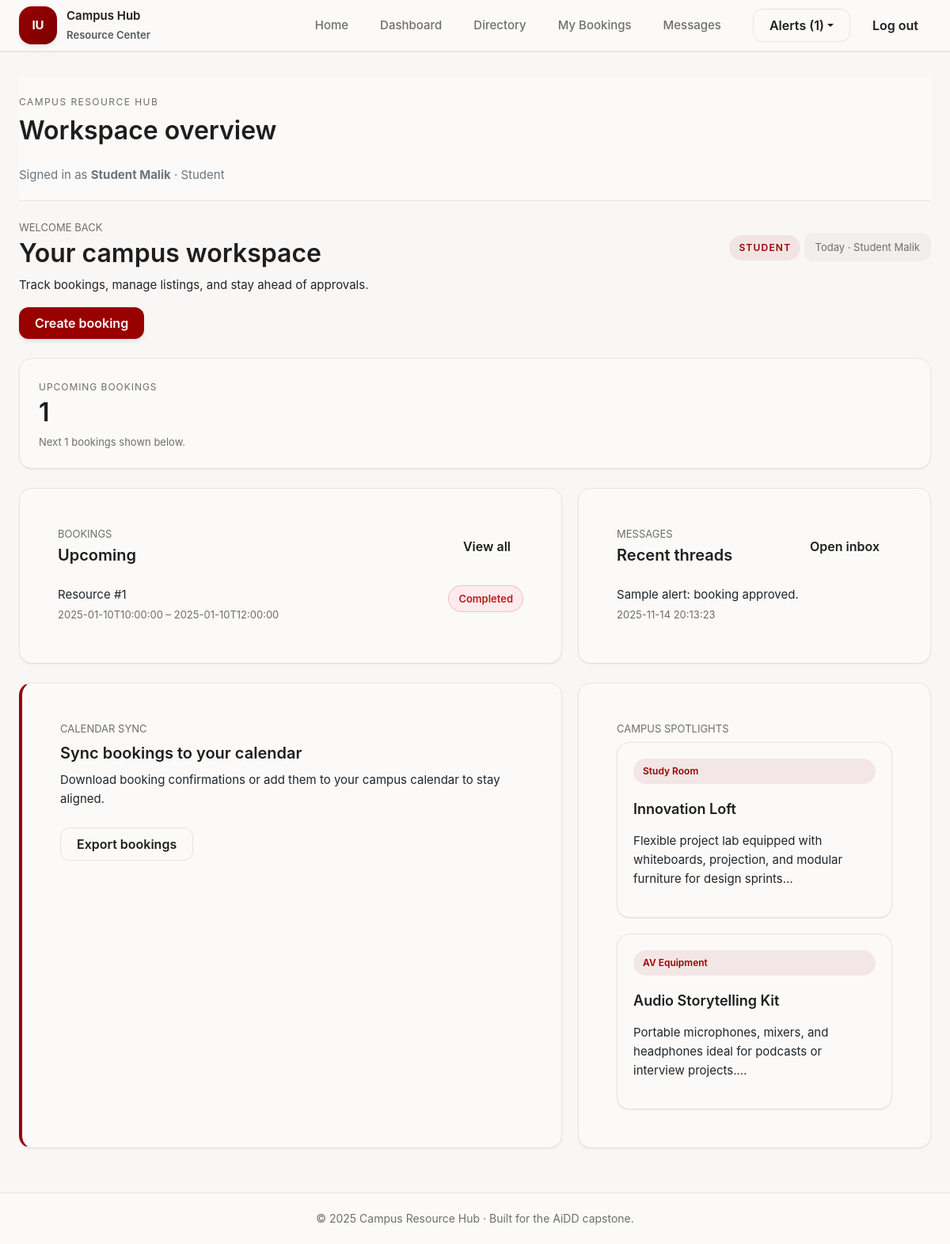
The app's page /dashboard/ (signed in) with its own data.
### tables this page shows
CREATE TABLE users (
    user_id INTEGER PRIMARY KEY AUTOINCREMENT,
    name TEXT NOT NULL,
    email TEXT NOT NULL UNIQUE,
    password_hash TEXT NOT NULL,
    role TEXT NOT NULL CHECK(role IN ('student','staff','admin')),
    department TEXT,
    email_verified INTEGER DEFAULT 0,
    created_at TEXT DEFAULT CURRENT_TIMESTAMP
);

CREATE TABLE bookings (
    booking_id INTEGER PRIMARY KEY AUTOINCREMENT,
    resource_id INTEGER NOT NULL,
    requester_id INTEGER NOT NULL,
    start_datetime TEXT NOT NULL,
    end_datetime TEXT NOT NULL,
    status TEXT NOT NULL DEFAULT 'pending',
    notes TEXT,
    owner_notes TEXT,
    decision_at TEXT,
    created_at TEXT DEFAULT CURRENT_TIMESTAMP,
    FOREIGN KEY(resource_id) REFERENCES resources(resource_id),
    FOREIGN KEY(requester_id) REFERENCES users(user_id)
);

CREATE TABLE notifications (
    notification_id INTEGER PRIMARY KEY AUTOINCREMENT,
    user_id INTEGER NOT NULL,
    message TEXT NOT NULL,
    is_read INTEGER NOT NULL DEFAULT 0,
    created_at TEXT DEFAULT CURRENT_TIMESTAMP,
    FOREIGN KEY(user_id) REFERENCES users(user_id)
);

CREATE TABLE resources (
    resource_id INTEGER PRIMARY KEY AUTOINCREMENT,
    owner_id INTEGER NOT NULL,
    title TEXT NOT NULL,
    summary TEXT NOT NULL,
    category TEXT NOT NULL,
    location TEXT NOT NULL,
    capacity INTEGER NOT NULL,
    availability_notes TEXT,
    status TEXT NOT NULL DEFAULT 'draft',
    created_at TEXT DEFAULT CURRENT_TIMESTAMP,
    updated_at TEXT DEFAULT CURRENT_TIMESTAMP,
    FOREIGN KEY(owner_id) REFERENCES users(user_id)
);

### src/controllers/dashboard_controller.py (the view)
@dashboard_bp.route('/')
@login_required
def overview():
    BookingDAL.mark_completed_for_past_reservations(datetime.utcnow().isoformat())
    listings = ResourceDAL.get_resources_by_owner(current_user.user_id)
    spotlight = ResourceDAL.get_featured_resources(limit=3)
    my_bookings = BookingDAL.get_bookings_by_requester(current_user.user_id)
    pending_actions = BookingDAL.get_actionable_for_owner(current_user.user_id)
    notifications = NotificationDAL.list_for_user(current_user.user_id)
    return render_template(
        'dashboard/overview.html',
        listings=listings,
        spotlight=spotlight,
        my_bookings=my_bookings,
        pending_actions=pending_actions,
        notifications=notifications,
    )

### src/data_access/booking_dal.py (called while the page is built)
    @staticmethod
    def _row(row) -> Optional[Booking]:
        if not row:
            return None
        return Booking(
            booking_id=row['booking_id'],
            resource_id=row['resource_id'],
            requester_id=row['requester_id'],
            start_datetime=row['start_datetime'],
            end_datetime=row['end_datetime'],
            status=row['status'],
            notes=row['notes'],
            owner_notes=row['owner_notes'],
            decision_at=row['decision_at'],
            created_at=row['created_at'],
        )

    @staticmethod
    def get_bookings_by_requester(user_id: int) -> List[Booking]:
        conn = get_connection()
        rows = conn.execute('SELECT * FROM bookings WHERE requester_id = ? ORDER BY start_datetime DESC', (user_id,)).fetchall()
        return [BookingDAL._row(row) for row in rows]

    @staticmethod
    def get_actionable_for_owner(owner_id: int) -> List[Booking]:
        conn = get_connection()
        rows = conn.execute(
            '''SELECT b.* FROM bookings b
               JOIN resources r ON r.resource_id = b.resource_id
               WHERE r.owner_id = ? AND b.status = 'pending'
               ORDER BY b.start_datetime ASC''',
            (owner_id,)
        ).fetchall()
        return [BookingDAL._row(row) for row in rows]

    @staticmethod
    def mark_completed_for_past_reservations(now_iso: str):
        conn = get_connection()
        conn.execute(
            '''UPDATE bookings
               SET status = 'completed'
               WHERE status = 'approved' AND end_datetime < ?''',
            (now_iso,)
        )
        conn.commit()

### src/data_access/db.py (called while the page is built)
def get_connection(close_only: bool = False) -> Optional[sqlite3.Connection]:
    if close_only:
        return getattr(g, '_database', None)
    conn = getattr(g, '_database', None)
    if conn is None:
        database_path = current_app.config['DATABASE_PATH']
        conn = g._database = sqlite3.connect(database_path, detect_types=sqlite3.PARSE_DECLTYPES)
        conn.row_factory = sqlite3.Row
    return conn

### src/data_access/notification_dal.py (called while the page is built)
    @staticmethod
    def list_for_user(user_id: int, limit: int = 10) -> List[dict]:
        conn = get_connection()
        rows = conn.execute(
            'SELECT * FROM notifications WHERE user_id = ? ORDER BY created_at DESC LIMIT ?',
            (user_id, limit)
        ).fetchall()
        return [dict(row) for row in rows]

### src/templates/dashboard/overview.html (shortened to what this page needs)
{% extends 'layout.html' %}
{% block page_heading %}Workspace overview{% endblock %}
{% block content %}
<section class="dashboard-hero">
    <div class="dashboard-hero-header">
        <div>
            <p class="text-caption text-uppercase mb-1">Welcome back</p>
            <h1 class="text-h1 mb-2">Your campus workspace</h1>
            <p class="text-body mb-0">Track bookings, manage listings, and stay ahead of approvals.</p>
        </div>
        <div class="text-end">
            <span class="role-chip">{{ current_user.role|upper if current_user else 'STUDENT' }}</span>
            <div class="calendar-pill mt-3">Today · {{ current_user.name if current_user else 'Guest' }}</div>
        </div>
    </div>
    <div class="d-flex gap-3 flex-wrap">
        <a href="{{ url_for('resource.browse') }}" class="btn btn-primary-iu">Create booking</a>
    </div>
</section>
<section class="stat-card-grid">
    <article class="stat-card">
        <p class="stat-label">Upcoming bookings</p>
        <p class="stat-value">{{ my_bookings|length }}</p>
        <p class="text-caption mb-0">Next {{ my_bookings|length if my_bookings|length < 3 else 3 }} bookings shown below.</p>
    </article>
</section>
<section class="dashboard-grid-two">
    <article class="card-surface p-5">
        <div class="d-flex justify-content-between align-items-center mb-4">
            <div>
                <p class="text-caption text-uppercase mb-1">Bookings</p>
                <h2 class="text-h3 mb-0">Upcoming</h2>
            </div>
            <a href="{{ url_for('booking.my_bookings') }}" class="btn btn-ghost-iu">View all</a>
        </div>
        {% if my_bookings %}
        <ul class="dashboard-list">
            {% for booking in my_bookings[:5] %}
            <li class="dashboard-list-item">
                <div>
                    <p class="text-body mb-1">Resource #{{ booking.resource_id }}</p>
                    <p class="text-caption mb-1">{{ booking.start_datetime }} – {{ booking.end_datetime }}</p>
                </div>
                <span class="status-pill {% if booking.status=='approved' %}success{% elif booking.status=='pending' %}warning{% else %}danger{% endif %}">{{ booking.status|title }}</span>
            </li>
            {% endfor %}
        </ul>
        {% else %}
        <p class="text-muted mb-0">No bookings yet. Start by browsing resources.</p>
        {% endif %}
    </article>
    <article class="card-surface p-5">
        <div class="d-flex justify-content-between align-items-center mb-4">
            <div>
                <p class="text-caption text-uppercase mb-1">Messages</p>
                <h2 class="text-h3 mb-0">Recent threads</h2>
            </div>
            <a href="{{ url_for('message.inbox') }}" class="btn btn-ghost-iu">Open inbox</a>
        </div>
        {% if notifications %}
        <ul class="dashboard-list">
            {% for note in notifications[:4] %}
            <li class="dashboard-list-item">
                <div>
                    <p class="text-body mb-1">{{ note['message'] }}</p>
                    <p class="text-caption mb-0">{{ note['created_at'] }}</p>
                </div>
            </li>
            {% endfor %}
        </ul>
        {% else %}
        <p class="text-muted mb-0">No messages yet. Keep an eye on your inbox.</p>
        {% endif %}
    </article>
</section>
<section class="dashboard-grid-two">
    <article class="card-surface p-5 callout-card">
        <p class="text-caption text-uppercase mb-2">Calendar sync</p>
        <h2 class="text-h3 mb-2">Sync bookings to your calendar</h2>
        <p class="text-body mb-4">Download booking confirmations or add them to your campus calendar to stay aligned.</p>
        <a class="btn btn-secondary-iu" href="{{ url_for('booking.my_bookings') }}">Export bookings</a>
    </article>
    <article class="card-surface p-5">
        <p class="text-caption text-uppercase mb-2">Campus spotlights</p>
        <div class="resource-grid">
            {% for resource in spotlight[:3] %}
            <article class="resource-card">
                <span class="badge-pill mb-2">{{ resource.category }}</span>
                <h4 class="text-h4 mb-1">{{ resource.title }}</h4>
                <p class="text-body">{{ resource.summary[:100] }}&hellip;</p>
            </article>
            {% endfor %}
        </div>
    </article>
</section>
{% endblock %}

### src/templates/layout.html (shortened to what this page needs)
<!DOCTYPE html>
<html lang="en">
<head>
    <link href="https://cdn.jsdelivr.net/npm/bootstrap@5.3.3/dist/css/bootstrap.min.css" rel="stylesheet">
    <link rel="stylesheet" href="{{ url_for('static', filename='css/app.css') }}?v={{ current_year }}">
</head>
<body>
    <div class="app-shell">
        <nav class="global-nav navbar navbar-expand-lg navbar-light" aria-label="Primary">
            <div class="app-container d-flex flex-wrap align-items-center">
                <a class="brand-mark me-auto" href="{{ url_for('site.home') }}">
                    <span class="brand-icon">IU</span>
                    <div>
                        <span class="d-block">Campus Hub</span>
                        <small class="text-muted">Resource Center</small>
                    </div>
                </a>
                <div class="collapse navbar-collapse" id="primaryNav">
                    <ul class="navbar-nav ms-auto align-items-lg-center gap-2">
                        <li class="nav-item"><a class="nav-pill" href="{{ url_for('site.home') }}">Home</a></li>
                        <li class="nav-item"><a class="nav-pill" href="{{ url_for('dashboard.overview') }}">Dashboard</a></li>
                        <li class="nav-item"><a class="nav-pill" href="{{ url_for('resource.browse') }}">Directory</a></li>
                        {% if current_user.is_authenticated %}
                        <li class="nav-item"><a class="nav-pill" href="{{ url_for('booking.my_bookings') }}">My Bookings</a></li>
                        <li class="nav-item"><a class="nav-pill" href="{{ url_for('message.inbox') }}">Messages</a></li>
                        {% endif %}
                    </ul>
                    <div class="nav-actions ms-lg-4">
                        {% if current_user.is_authenticated %}
                        <div class="dropdown">
                            <button class="btn btn-secondary-iu dropdown-toggle" type="button" data-bs-toggle="dropdown" aria-expanded="false">
                                Alerts ({{ nav_notifications|length }})
                            </button>
                        </div>
                        <a href="{{ url_for('auth.logout') }}" class="btn btn-ghost-iu">Log out</a>
                        {% else %}
                        <a class="btn btn-secondary-iu" href="{{ url_for('auth.login') }}">Sign in</a>
                        <a class="btn btn-primary-iu" href="{{ url_for('auth.register') }}">Get started</a>
                        {% endif %}
                    </div>
                </div>
            </div>
        </nav>
        <main id="main-content" class="app-content">
            <div class="app-container">
                <header class="app-topbar">
                    <div class="page-heading">
                        <p class="eyebrow mb-1">Campus Resource Hub</p>
                        <h1 class="mb-0">{% block page_heading %}Resource Hub{% endblock %}</h1>
                    </div>
                    {% if current_user.is_authenticated %}
                    <p class="text-secondary mb-0">Signed in as <strong>{{ current_user.name }}</strong> · {{ current_user.role|title }}</p>
                    {% endif %}
                </header>
                {% block content %}{% endblock %}
            </div>
        </main>
        <footer class="app-footer">
            <div class="app-container">
                &copy; {{ current_year }} Campus Resource Hub · Built for the AiDD capstone.
            </div>
        </footer>
    </div>
</body>
</html>

### records on screen
users: name "Student Malik", role "Student", role "STUDENT"
bookings: resource_id "1", start_datetime "2025-01-10T10:00:00", end_datetime "2025-01-10T12:00:00", status "Completed"
notifications: message "Sample alert: booking approved.", created_at "2025-11-14 20:13:23"
resources: category "Study Room", title "Innovation Loft", summary "Flexible project lab equipped with whiteboards, projection, and modular furniture for design sprints"
resources: category "AV Equipment", title "Audio Storytelling Kit", summary "Portable microphones, mixers, and headphones ideal for podcasts or interview projects."

### other values on screen
{{ nav_notifications|length }} "1"
{{ my_bookings|length }} "1"
{{ my_bookings|length if my_bookings|length < 3 else 3 }} "1"
